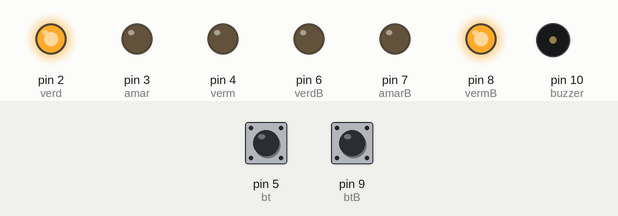
This program was run on a simulated Arduino Uno, built with avr-gcc and run on an emulated ATmega328P. Parts: output pins drawn as LEDs (lit = HIGH), buzzer (waves = sounding, pin HIGH). Dashed ring = blinking. The test bench sets the inputs (shaded band); at power-on: pin 5 (bt) HIGH, pin 9 (btB) HIGH.

Above: at 1.2 s.
1.3 s: pin 5 (bt) pulled LOW for 0.35 s
At 2.0 s:
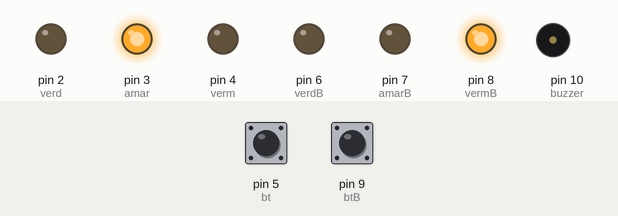
4.6 s: pin 9 (btB) pulled LOW for 3.2 s
At 7.0 s:
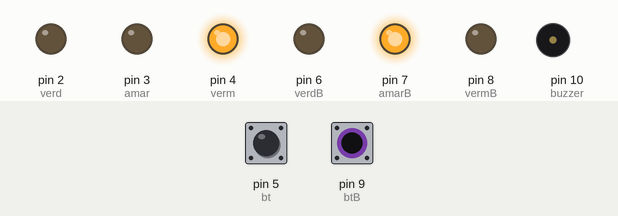
10.8 s: pin 5 (bt) pulled LOW for 1 s
At 17.0 s:
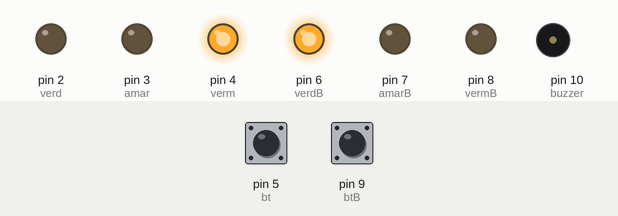
17.8 s: pin 9 (btB) pulled LOW for 0.35 s
At 20.2 s:
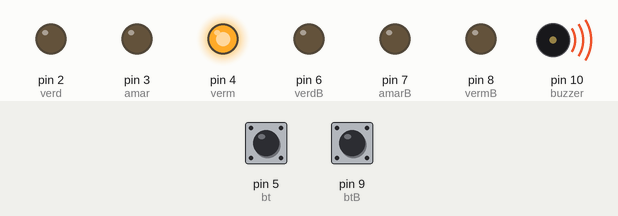
20.8 s: pin 5 (bt) pulled LOW for 3.2 s
At 23.1 s:
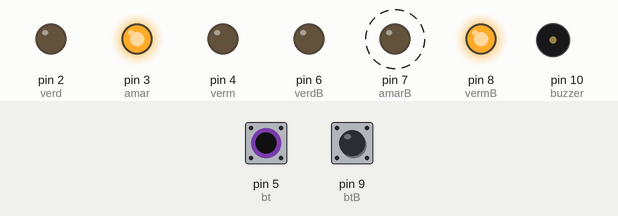
Timing chart, 0 to 26.5 s (numbered marks = the images above; inputs shaded):
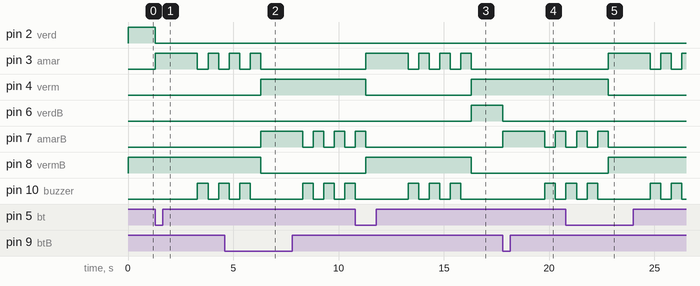

Measured:
- after the input at 1.3 s, pin 2 (verd): HIGH → LOW at once; pin 3 (amar): LOW → HIGH at once, → LOW 2.0 s later, → HIGH 0.50 s later, → LOW 0.50 s later; pin 10 (buzzer): LOW → HIGH after 2.0 s, → LOW 0.50 s later, → HIGH 0.50 s later
- after the input at 4.6 s, pin 6 (verdB): stays LOW (without the input it goes to HIGH after 1.7 s); pin 7 (amarB): LOW → HIGH after 1.7 s, then repeats every 1.0 s: LOW 0.50 s, HIGH 0.50 s
- after the input at 10.8 s, pin 2 (verd): stays LOW (without the input it goes to HIGH after 0.50 s); pin 6 (verdB): LOW → HIGH after 5.5 s
- after the input at 17.8 s, pin 6 (verdB): HIGH → LOW at once; pin 7 (amarB): LOW → HIGH at once, → LOW 2.0 s later, → HIGH 0.50 s later; pin 10 (buzzer): LOW → HIGH after 2.0 s, → LOW 0.50 s later
- after the input at 20.8 s, pin 2 (verd): stays LOW (without the input it goes to HIGH after 2.0 s); pin 3 (amar): goes HIGH 2.0 s, LOW 0.50 s, HIGH 0.50 s, LOW 0.50 s, then HIGH, starting after 2.0 s

The program:

main.cpp
```cpp
#include <Arduino.h>

const int verd = 2;
const int amar = 3;
const int verm = 4;
const int bt = 5;

const int verdB = 6;
const int amarB = 7;
const int vermB = 8;
const int btB = 9;

const int buzzer = 10;

void tempoEbotao(int botao){

    for(int i = 0; i < 50; i++){
    int btatual = digitalRead(botao);

    if(btatual == LOW){
      break;
    }
    delay(100);
  }
}

void piscaAmarelo(int amarelo){

    for(int i = 0; i < 3; i++){
    digitalWrite(amarelo, LOW);
    digitalWrite(buzzer, HIGH);
    delay(500);
    digitalWrite(amarelo, HIGH);
    digitalWrite(buzzer, LOW);
    delay(500);

  }
}

void setup(){

  Serial.begin(9600);

  pinMode(verd, OUTPUT);
  pinMode(amar, OUTPUT);
  pinMode(verm, OUTPUT);
  pinMode(bt,INPUT_PULLUP);

  pinMode(verdB, OUTPUT);
  pinMode(amarB, OUTPUT);
  pinMode(vermB, OUTPUT);
  pinMode(btB,INPUT_PULLUP);

  pinMode(buzzer, OUTPUT);

}

void loop(){

  // ===========================
  // FUNÇÂO DO VERDE E VERMELHO
  digitalWrite(verd, HIGH); digitalWrite(vermB, HIGH);

  tempoEbotao(bt);

  digitalWrite(verd, LOW);

  // ===========================
  //FUNÇÂO DO AMARELO E VERMELHO

  digitalWrite(amar, HIGH);
  delay(2000);

  piscaAmarelo(amar);

  digitalWrite(amar, LOW); digitalWrite(vermB, LOW);

  // ===========================
  //FUNÇÂO DO VERMELHO E VERDE

  digitalWrite(verm, HIGH); digitalWrite(verdB, HIGH);

  tempoEbotao(btB);

  digitalWrite(verdB, LOW);


  // ===========================
  // FUNÇÂO DE VERMELHO E AMARELO

  digitalWrite(amarB, HIGH);
  delay(2000);

  piscaAmarelo(amarB);

  digitalWrite(verm, LOW); digitalWrite(amarB, LOW);

  // ===========================
  // E O CICLO SE REPETE DE NOVO


}
```
